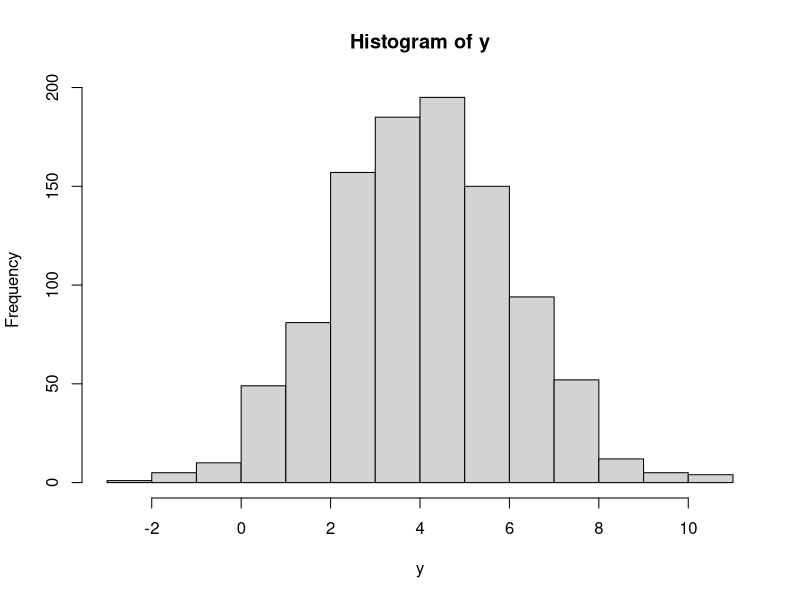
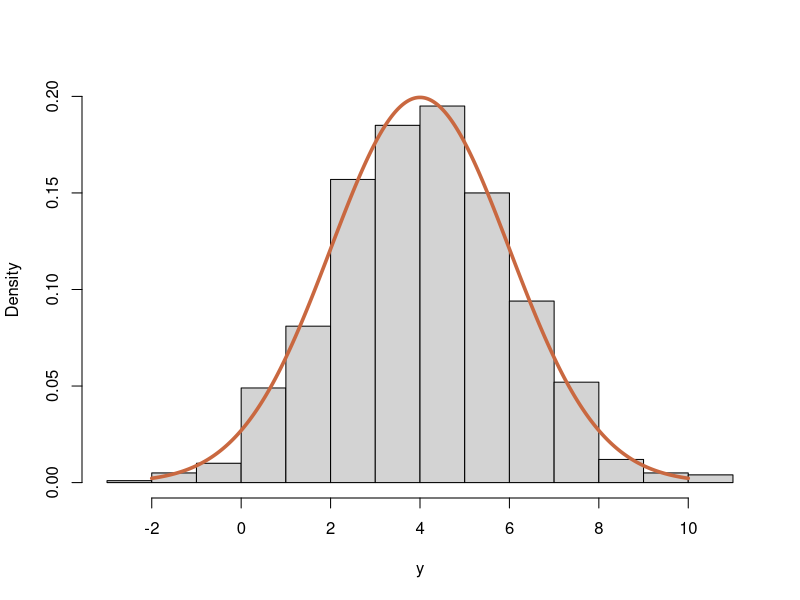

Write R code to recreate these figures, in order.
target <- function(x) dnorm(x, 4, 2)
cand_pdf <- function(x) dunif(x,-30,30)
cand_rng <- function(n) runif(n, -30, 30)

rej_norm <- function(n) {	
	M <- target(4)/cand_pdf(4)
	result <- numeric(n)
	for(i in 1:n) {	
		accept <- FALSE
		while(!accept) {
			X <- cand_rng(1)
			p <- target(X) / (M * cand_pdf(X))
			P <- runif(1)
			accept <- (P < p)
		}
		result[i] <- X
	}
	return(result)
}

y <- rej_norm(1000)
xx <- seq(-2,10,0.01)
yy <- dnorm(xx, 4, 2)
plt <- hist(y)
plot(plt, freq=F, main="", ylim=c(0, max(plt$density, yy)))
lines(xx,yy , lwd=3.5, col="#c96840")

system.time(rej_norm(10000))/system.time(rnorm(10000, 4, 2))